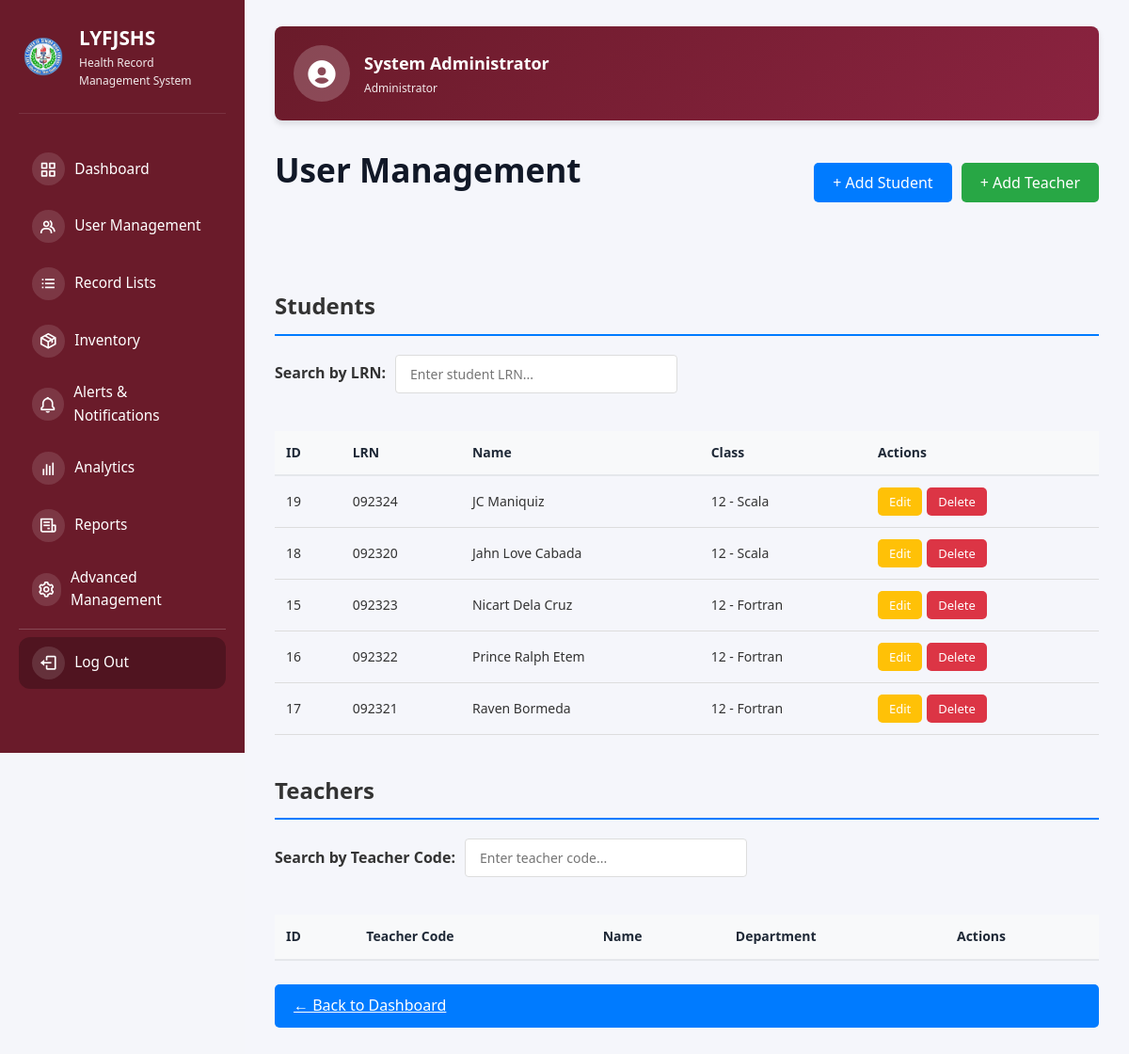
/user-management (signed in), run on the app's committed database.
### tables this page shows
CREATE TABLE users (
            id INTEGER PRIMARY KEY AUTOINCREMENT,
            username TEXT UNIQUE NOT NULL,
            password TEXT NOT NULL,
            fullname TEXT NOT NULL,
            email TEXT NOT NULL,
            role TEXT DEFAULT 'health_officer',
            advisory_class TEXT,
            is_active INTEGER DEFAULT 1,
            created_at TIMESTAMP DEFAULT CURRENT_TIMESTAMP
        );

CREATE TABLE students (
            id INTEGER PRIMARY KEY AUTOINCREMENT,
            studentLRN TEXT UNIQUE NOT NULL,
            name TEXT NOT NULL,
            class TEXT,
            dob DATE,
            address TEXT,
            parentContact TEXT,
            emergencyContact TEXT,
            height TEXT,
            weight TEXT,
            blood TEXT,
            pastIllnesses TEXT,
            allergies TEXT,
            conditions TEXT,
            vaccination TEXT,
            created_at TIMESTAMP DEFAULT CURRENT_TIMESTAMP
        );

### app.py (the view)
@app.route("/user-management")
def user_management():
    if not session.get("logged_in"):
        return redirect(url_for("login"))
    db = get_db_connection()
    if not db:
        flash("Database connection error.", "danger")
        return redirect(url_for("login"))
    try:
        cursor = db.cursor()
        cursor.execute("SELECT * FROM students ORDER BY name")
        students = cursor.fetchall()
        cursor.execute("SELECT * FROM teachers ORDER BY name")
        teachers = cursor.fetchall()
        db.close()
        return render_template(
            "user-management.html",
            students=students,
            teachers=teachers,
        )
    except sqlite3.Error as e:
        flash(f"Error loading user management: {str(e)}", "danger")
        if db:
            db.close()
        return redirect(url_for("login"))

### app.py (called while the page is built)
@app.before_request
def check_user_status():
    if session.get("logged_in"):
        if request.endpoint in ['login', 'logout', 'register']:
            return
        db = get_db_connection()
        if db:
            try:
                cursor = db.cursor()
                cursor.execute("SELECT is_active FROM users WHERE id = ?", (session.get("user_id"),))
                user = cursor.fetchone()
                db.close()
                if not user or not safe_row_get(user, 'is_active', 1):
                    session.clear()
                    flash("Your account has been disabled. Please contact the administrator.", "danger")
                    return redirect(url_for("login"))
            except sqlite3.Error:
                db.close()

@app.context_processor
def inject_user():
    user = None
    if session.get("logged_in"):
        db = get_db_connection()
        if db:
            try:
                cursor = db.cursor()
                cursor.execute("SELECT * FROM users WHERE id = ?", (session.get("user_id"),))
                user = cursor.fetchone()
                db.close()
            except sqlite3.Error:
                pass
    return {'current_user': user}

def get_db_connection():
    try:
        conn = sqlite3.connect(DATABASE)
        conn.row_factory = sqlite3.Row  # This enables column access by name
        return conn
    except sqlite3.Error as e:
        print(f"Database connection error: {e}")
        return None

def safe_row_get(row, key, default=None):
    if row is None:
        return default
    try:
        return row[key]
    except (IndexError, KeyError):
        return default

### templates/user-management.html (shortened to what this page needs)
{% extends "base.html" %} {% block extra_css %}
<link
  rel="stylesheet"
  href="{{ url_for('static', filename='css/add_student.css') }}"
/>
{% endblock %} {% block content %}
<div class="management-header">
  <h1>User Management</h1>
  <div class="button-group">
    <button class="btn-action" onclick="openStudentModal()">
      + Add Student
    </button>
    <button class="btn-action secondary" onclick="openTeacherModal()">
      + Add Teacher
    </button>
  </div>
</div>
<div class="section-title">Students</div>
<div class="search-container">
  <label class="search-label" for="studentSearchInput">Search by LRN:</label>
  <input
    type="text"
    id="studentSearchInput"
    class="search-input"
    placeholder="Enter student LRN..."
    onkeyup="filterStudentTable()"
  />
</div>
<div class="table-wrapper">
  <table id="studentTable">
    <thead>
      <tr>
        <th>ID</th>
        <th>LRN</th>
        <th>Name</th>
        <th>Class</th>
        <th>Actions</th>
      </tr>
    </thead>
    <tbody>
      {% for student in students %}
      <tr>
        <td>{{ student.id }}</td>
        <td>{{ student.studentLRN }}</td>
        <td>{{ student.name }}</td>
        <td>{{ student.class }}</td>
        <td>
          <div class="action-buttons">
            <button
              type="button"
              class="btn-action btn-sm btn-edit"
              onclick="openEditStudentModal({{ student.id }}, '{{ student.studentLRN }}', '{{ student.name }}', '{{ student.class }}', '{{ student.dob or '' }}', '{{ student.address or '' }}', '{{ student.parentContact or '' }}', '{{ student.emergencyContact or '' }}', '{{ student.height or '' }}', '{{ student.weight or '' }}', '{{ student.blood or '' }}', '{{ student.pastIllnesses or '' }}', '{{ student.allergies or '' }}', '{{ student.conditions or '' }}', '{{ student.vaccination or '' }}')"
            >
              Edit
            </button>
            <button
              type="button"
              class="btn-action btn-sm btn-delete"
              onclick="openDeleteModal('student', {{ student.id }}, '{{ student.name }}')"
            >
              Delete
            </button>
          </div>
        </td>
      </tr>
      {% endfor %}
    </tbody>
  </table>
</div>
<div class="section-title">Teachers</div>
<div class="search-container">
  <label class="search-label" for="teacherSearchInput"
    >Search by Teacher Code:</label
  >
  <input
    type="text"
    id="teacherSearchInput"
    class="search-input"
    placeholder="Enter teacher code..."
    onkeyup="filterTeacherTable()"
  />
</div>
<div class="table-wrapper">
  <table id="teacherTable">
    <thead>
      <tr>
        <th>ID</th>
        <th>Teacher Code</th>
        <th>Name</th>
        <th>Department</th>
        <th>Actions</th>
      </tr>
    </thead>
  </table>
</div>
<br />
<a href="{{ url_for('dashboard') }}" class="btn-action">← Back to Dashboard</a>
{% endblock %}

### templates/base.html (shortened to what this page needs)
<!DOCTYPE html>
<html lang="en">
  <head>
    <link
      href="https://unpkg.com/boxicons@2.1.4/css/boxicons.min.css"
      rel="stylesheet"
    />
    <link
      rel="stylesheet"
      href="{{ url_for('static', filename='css/dashboard.css') }}"
    />
    {% block extra_css %}{% endblock %}
  </head>
  <body>
    <div class="app-container">
      <aside class="sidebar" id="sidebar">
        <div class="sidebar-header">
          <img
            src="{{ url_for('static', filename='imgs/577258389_819623970710259_5288846695784598957_n-removebg-preview.png') }}"
            alt="School Logo"
            class="sidebar-logo"
          />
          <div class="sidebar-title">
            <h1>LYFJSHS</h1>
            <p>Health Record Management System</p>
          </div>
        </div>
        <nav class="sidebar-nav">
          <ul>
            <li>
              <a href="{{ url_for('dashboard') }}" class="nav-item">
                <span class="nav-icon"><i class="bx bx-grid-alt"></i></span>
                <span class="nav-label">Dashboard</span>
              </a>
            </li>
            {% if session.get('role') in ['super_admin', 'health_officer'] %}
            <li>
              <a href="{{ url_for('user_management') }}" class="nav-item">
                <span class="nav-icon"><i class="bx bx-group"></i></span>
                <span class="nav-label">User Management</span>
              </a>
            </li>
            {% endif %}
            <li>
              <a href="{{ url_for('record_lists') }}" class="nav-item">
                <span class="nav-icon"><i class="bx bx-list-ul"></i></span>
                <span class="nav-label">Record Lists</span>
              </a>
            </li>
            {% if session.get('role') in ['super_admin', 'health_officer'] %}
            <li>
              <a href="{{ url_for('inventory') }}" class="nav-item">
                <span class="nav-icon"><i class="bx bx-package"></i></span>
                <span class="nav-label">Inventory</span>
              </a>
            </li>
            <li>
              <a href="{{ url_for('alerts_dashboard') }}" class="nav-item">
                <span class="nav-icon"><i class="bx bx-bell"></i></span>
                <span class="nav-label">Alerts & Notifications</span>
              </a>
            </li>
            {% endif %} {% if session.get('role') in ['super_admin',
            'health_officer'] %}
            <li>
              <a href="{{ url_for('analytics') }}" class="nav-item">
                <span class="nav-icon"><i class="bx bx-bar-chart"></i></span>
                <span class="nav-label">Analytics</span>
              </a>
            </li>
            <li>
              <a href="{{ url_for('reports') }}" class="nav-item">
                <span class="nav-icon"><i class="bx bx-receipt"></i></span>
                <span class="nav-label">Reports</span>
              </a>
            </li>
            {% endif %} {% if session.get('role') in ['super_admin',
            'health_officer'] %}
            <li>
              <a href="{{ url_for('advanced_management') }}" class="nav-item">
                <span class="nav-icon"><i class="bx bx-cog"></i></span>
                <span class="nav-label">Advanced Management</span>
              </a>
            </li>
            {% endif %}
            <li class="nav-separator"></li>
            <li>
              <a href="{{ url_for('logout') }}" class="nav-item nav-logout">
                <span class="nav-icon"><i class="bx bx-log-out"></i></span>
                <span class="nav-label">Log Out</span>
              </a>
            </li>
          </ul>
        </nav>
      </aside>
      <div class="content-area">
        {% if session.get('logged_in') %}
        <div class="header-profile">
          <div class="profile-card-header">
            <div class="profile-avatar-header">
              <i class="bx bxs-user-circle"></i>
            </div>
            <div class="profile-info-header">
              <h3>
                {{ current_user.fullname if current_user else
                session.get('username') }}
              </h3>
              <p class="profile-role-header">Administrator</p>
            </div>
          </div>
        </div>
        {% endif %}
        <main class="main-content">{% block content %}{% endblock %}</main>
      </div>
    </div>
  </body>
</html>

### static/css/dashboard.css (style rules this page uses)
* { margin: 0; padding: 0; box-sizing: border-box; }
:root { --primary-color: #6a1b2a; --secondary-color: #8b2340; --danger-color: #dc2626; --success-color: #16a34a; --warning-color: #ea580c; --light-bg: #f8fafc; --white: #ffffff; --text-dark: #1f2937; --text-light: #6b7280; --border-color: #e5e7eb; --shadow: 0 1px 3px rgba(0, 0, 0, 0.1); --shadow-lg: 0 10px 15px -3px rgba(0, 0, 0, 0.1); }
body { font-family: -apple-system, BlinkMacSystemFont, "Segoe UI", Roboto, Oxygen, Ubuntu, Cantarell, sans-serif; background-color: var(--light-bg); color: var(--text-dark); line-height: 1.6; }
html, body { height: 100%; font-family: system-ui, -apple-system, BlinkMacSystemFont, "Segoe UI", Roboto, sans-serif; }
body { background: #f5f6fb; color: #111827; }
.app-container { display: flex; min-height: 100vh; }
.sidebar { width: 260px; background: #6a1b2a; color: #fff; padding: 1.5rem 1.25rem; position: fixed; left: 0; top: 0; height: 100vh; overflow-y: auto; z-index: 1000; }
.sidebar-header { display: flex; align-items: center; gap: 0.75rem; margin-bottom: 2rem; padding-bottom: 1.5rem; border-bottom: 1px solid rgba(255, 255, 255, 0.1); }
.sidebar-logo { width: 52px; height: 52px; object-fit: contain; }
.sidebar-title h1 { font-size: 1.3rem; margin: 0; font-weight: 600; }
.sidebar-title p { font-size: 0.75rem; margin: 0; opacity: 0.9; }
.sidebar-nav ul { list-style: none; margin: 0; padding: 0; }
.sidebar-nav li { margin-bottom: 0.4rem; }
.nav-item { display: flex; align-items: center; gap: 0.65rem; text-decoration: none; color: #ffffff; padding: 0.6rem 0.85rem; border-radius: 0.75rem; transition: background 0.15s ease, transform 0.12s ease; }
.nav-icon { width: 2.2rem; height: 2.2rem; border-radius: 999px; background: rgba(255, 255, 255, 0.12); display: flex; align-items: center; justify-content: center; }
.nav-icon i { font-size: 1.25rem; }
.nav-label { font-size: 0.96rem; font-weight: 500; }
.nav-separator { border-top: 1px solid rgba(255, 255, 255, 0.2); margin: 0.5rem 0 0.75rem; height: 1px; }
.nav-logout { margin-top: 0.5rem; background: rgba(0, 0, 0, 0.25); }
.content-area { flex: 1; margin-left: 260px; padding: 1.75rem 2rem 2.5rem; background: #f5f6fb; min-height: 100vh; }
.header-profile { margin-bottom: 1.5rem; }
.profile-card-header { background: linear-gradient(135deg, #6a1b2a 0%, #8b2340 100%); color: white; padding: 20px; border-radius: 8px; box-shadow: 0 4px 6px rgba(0, 0, 0, 0.1); display: flex; align-items: center; gap: 15px; }
.profile-avatar-header { font-size: 45px; background: rgba(255, 255, 255, 0.2); width: 60px; height: 60px; border-radius: 50%; display: flex; align-items: center; justify-content: center; flex-shrink: 0; }
.profile-avatar-header i { font-size: 35px; }
.profile-info-header h3 { font-size: 18px; margin: 0 0 3px 0; font-weight: 700; }
.profile-role-header { font-size: 12px; opacity: 0.9; margin: 0; font-weight: 500; }
.main-content { margin-top: 0.75rem; }
.main-content h1 { font-size: 2.2rem; margin-bottom: 1.75rem; color: #111827; font-weight: 700; }
.main-content { flex: 1; display: flex; flex-direction: column; overflow: hidden; }
table { width: 100%; border-collapse: collapse; font-size: 14px; }
table thead { background-color: var(--light-bg); border-bottom: 2px solid var(--border-color); }
table th { padding: 15px; text-align: left; font-weight: 600; color: var(--text-dark); }
table td { padding: 15px; border-bottom: 1px solid var(--border-color); }

### static/css/add_student.css (style rules this page uses)
* { margin: 0; padding: 0; box-sizing: border-box; font-family: "Segoe UI", Tahoma, Geneva, Verdana, sans-serif; }
body { background-color: #f5f6fa; color: #333; }

### data on the page
users: fullname "System Administrator"
students: id "19", studentLRN "092324", name "JC Maniquiz", class "12 - Scala"
students: id "18", studentLRN "092320", name "Jahn Love Cabada", class "12 - Scala"
students: id "15", studentLRN "092323", name "Nicart Dela Cruz", class "12 - Fortran"
students: id "16", studentLRN "092322", name "Prince Ralph Etem", class "12 - Fortran"
students: id "17", studentLRN "092321", name "Raven Bormeda", class "12 - Fortran"
